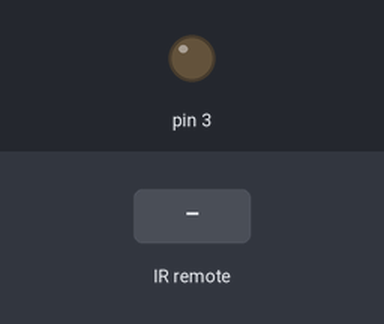
A sketch run on a simulated Arduino Uno, built with avr-gcc and run on an emulated ATmega328P. On the bench: output pins drawn as LEDs (lit = HIGH). The test bench sets the inputs (shaded band). What the sketch prints to the serial monitor is not drawn.

Above: at 1.4 s.
1.5 s: infrared code 0x38 received
At 2.7 s:
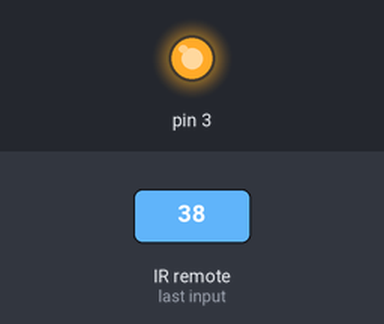
3.3 s: infrared code 0xB0 received
At 4.1 s:
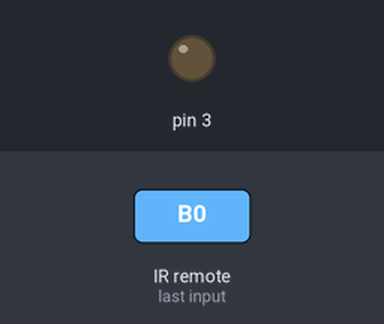
Timing chart, 0 to 6.3 s (numbered marks = the images above; inputs shaded):
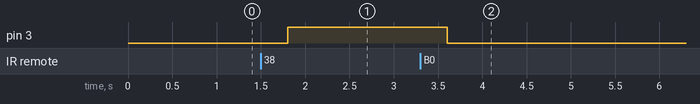

Measured:
- after the input at 1.5 s, pin 3: LOW → HIGH after 0.30 s
- after the input at 3.3 s, pin 3: HIGH → LOW after 0.31 s

The sketch:

lesson_08_arduino_challenge_sample.ino
```cpp
#include <IRremote.hpp>  // IRremoteライブラリ

const int irReceiverPin = 2;  //受信モジュールを２番ピンに繋げる

#define IR_OK     0x38   //「OK」ボタン
#define IR_SHARP  0xB0   //「#」ボタン

void setup(){
  Serial.begin(9600);    //シリアルを初期化し、ボーレートは9600に設定する
  pinMode(3,OUTPUT);     //LEDを３番ピンに繋げる
  IrReceiver.begin(irReceiverPin, ENABLE_LED_FEEDBACK); //赤外線受信機モジュールを有効にする
  Serial.println("赤外線モジュールチャレンジプログラムスタート");
}

void loop(){
  if (IrReceiver.decode()){  //赤外線を受け取ったら
    Serial.print("IRコード: 0x");
    Serial.println(IrReceiver.decodedIRData.command, HEX); //ボタンの番号を出力する

    //「OK」ボタンが押されたら、LEDが光る
    if(IrReceiver.decodedIRData.command == IR_OK){
      digitalWrite(3, HIGH);
      Serial.println("HIGH");
    }
    //「#」ボタンが押されたら、LEDが消える
    if(IrReceiver.decodedIRData.command == IR_SHARP){
      digitalWrite(3, LOW);
      Serial.println("LOW");
    }
    IrReceiver.resume();// 次の値を受取る
  }
  delay(600); //600ミリ秒待機
}
```
